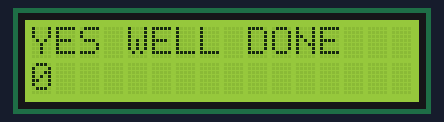
Simulated run of this sketch. Board: Arduino Uno, built with avr-gcc and run on an emulated ATmega328P. Shown: 16×2 character LCD.

Above: at 0.1 s.
At 4.1 s:
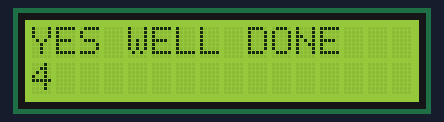
At 9.1 s:
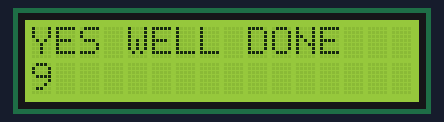
At 19.1 s:
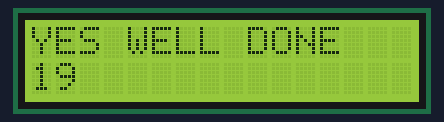
At 29.1 s:
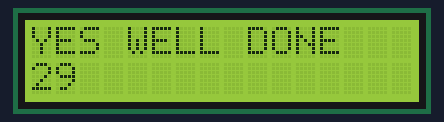
At 39.1 s:
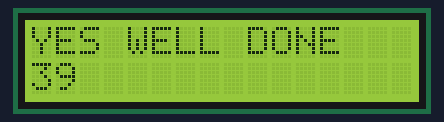

The sketch:

liquid_crystal_display.ino
```cpp
// include the library code:
#include <LiquidCrystal.h>

// initialize the library by associating any needed LCD interface pin
// with the arduino pin number it is connected to
const int rs = 8, en = 9, d4 = 10, d5 = 11, d6 = 12, d7 = 13;
LiquidCrystal lcd(rs, en, d4, d5, d6, d7);

void setup() {
  // set up the LCD's number of columns and rows:
  lcd.begin(16, 2);
  // Print a message to the LCD.
  lcd.print("YES WELL DONE");
}

void loop() {
  // set the cursor to column 0, line 1
  // (note: line 1 is the second row, since counting begins with 0):
  lcd.setCursor(0, 1);
  // print the number of seconds since reset:
  lcd.print(millis() / 1000);
}
```

Measured:
- what the display in image 1 shows lasts 1.0 s, from 4.0 s to 5.0 s
